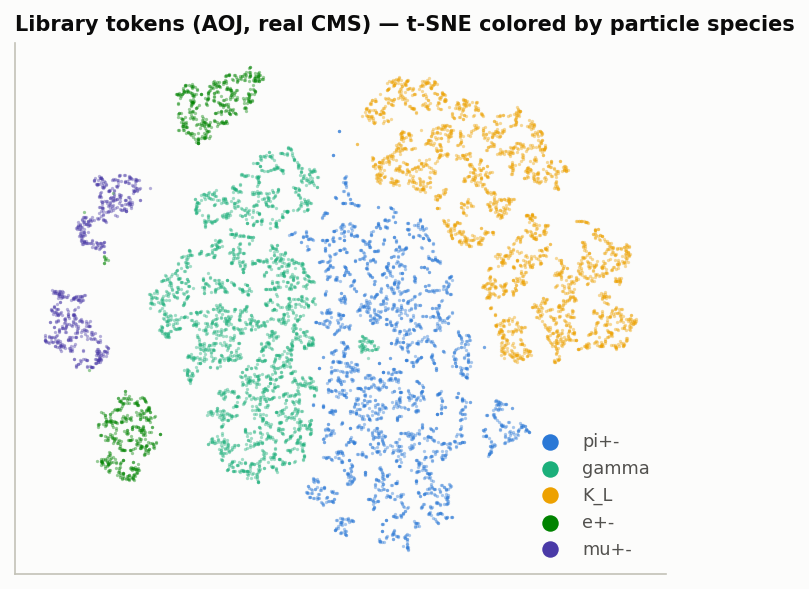
#> input picture benchmarks/figures/library_pid_islands.png, 809 x 589 px
$ python make_slides_pdf.py
#> lines starting #> are read from the running program, lines starting #| are printed output that depends on the picture
"""Render the Particle-Library slide deck to a landscape 16:9 PDF (matplotlib).

Reliable, dependency-free (no browser/network): one figure per slide, the three
campaign plots embedded, the deck's "event-display" identity on a light ground.
"""
import textwrap
import matplotlib
matplotlib.use("Agg")
import matplotlib.pyplot as plt
from matplotlib.backends.backend_pdf import PdfPages
from matplotlib.patches import FancyBboxPatch, Rectangle
from matplotlib import image as mpimg

# ---- palette (light, print-friendly) + type ----
PAPER="#ffffff"; SURF="#f5f8fa"; INK="#141b24"; INKS="#38444f"
MUT="#6b7883"; FAINT="#9aa7b2"; LINE="#d8dfe5"
SIGNAL="#0e9e78"; AMBER="#a9761a"; NEG="#cf3b3f"; POS=SIGNAL
SER="DejaVu Serif"; SANS="DejaVu Sans"; MONO="DejaVu Sans Mono"
from pathlib import Path as _P
_REPO=_P(__file__).resolve().parent.parent
FIG=str(_REPO/"benchmarks"/"figures"); OUT=str(_REPO/"docs"/"particle_library_slides.pdf")
plt.rcParams.update({"pdf.fonttype":42,"font.family":SANS})

def emit(fig):
    pdf.savefig(fig,facecolor=PAPER); plt.close(fig)

def slide(n, total=16, dark_tick=SIGNAL):
    fig=plt.figure(figsize=(13.333,7.5), dpi=200, facecolor=PAPER)
    ax=fig.add_axes([0,0,1,1]); ax.set_xlim(0,1); ax.set_ylim(0,1); ax.axis("off")
    ax.add_patch(Rectangle((0,0),1,1,color=PAPER,zorder=-5))
    ax.add_patch(Rectangle((0.06,0.895),0.032,0.006,color=dark_tick,zorder=2))  # accent tick
    ax.plot([0.06,0.94],[0.072,0.072],color=LINE,lw=0.8)                        # footer rule
    ax.text(0.06,0.045,"The Particle Library  ·  heptokens",family=MONO,fontsize=8.5,
            color=FAINT,va="center")
    ax.text(0.94,0.045,f"{n:02d} / {total:02d}",family=MONO,fontsize=8.5,color=MUT,
            va="center",ha="right")
    return fig,ax

def eyebrow(ax,t,color=SIGNAL):
    ax.text(0.06,0.855,t.upper(),family=MONO,fontsize=11,color=color,va="center",
            fontweight="bold")
def title(ax,t,y=0.75,size=33):
    fig=ax.figure
    txt=ax.text(0.06,y,t,family=SER,fontsize=size,color=INK,va="top",fontweight="bold")
    fig.canvas.draw()                         # measure the rendered width...
    maxw=(0.94-0.06)*fig.bbox.width
    w=txt.get_window_extent().width
    if w>maxw: txt.set_fontsize(size*maxw/w*0.98)   # ...and shrink to fit the margin
    return txt
def body(ax,t,y,size=16.5,color=INKS,width=74,x=0.06,lh=1.5,ha="left"):
    ax.text(x,y,textwrap.fill(t,width=width),family=SANS,fontsize=size,color=color,
            va="top",ha=ha,linespacing=lh)

def pole(ax,x,w,k,v,lines=None,arrow=None,arrow_color=POS,accent=SIGNAL,y=0.30,h=0.34):
    ax.add_patch(FancyBboxPatch((x,y),w,h,boxstyle="round,pad=0.008,rounding_size=0.02",
        linewidth=1,edgecolor=LINE,facecolor=SURF,mutation_aspect=13.333/7.5,zorder=1))
    ax.add_patch(Rectangle((x,y+0.02),0.006,h-0.04,color=accent,zorder=2))
    cx=x+0.03
    ax.text(cx,y+h-0.05,k.upper(),family=MONO,fontsize=10.5,color=MUT,va="top")
    ax.text(cx,y+h-0.115,v,family=SER,fontsize=19,color=INK,va="top",fontweight="bold")
    if arrow:
        ax.text(x+w/2,y+h*0.40,arrow,family=MONO,fontsize=30,color=arrow_color,
                va="center",ha="center",fontweight="bold")
    if lines:
        yy=y+h-0.185
        for ln,col in lines:
            ax.text(cx,yy,"•  "+ln,family=SANS,fontsize=13.5,color=col,va="top")
            yy-=0.052

def plot_slide(pdf,n,eyeb,imgfile,caption):
    fig,ax=slide(n); eyebrow(ax,eyeb)
    img=mpimg.imread(f"{FIG}/{imgfile}"); ih,iw=img.shape[0],img.shape[1]; ar=iw/ih
    # fit the image into the content box preserving its *physical* aspect
    # (page is 13.333x7.5 in, so 1 x-unit = 13.333in, 1 y-unit = 7.5in)
    bx0,by0,bw,bh=0.10,0.17,0.80,0.60
    if (bw/bh)*(13.333/7.5)>ar: ah=bh; aw=bh*ar*7.5/13.333       # fit height
    else: aw=bw; ah=bw/ar*13.333/7.5                            # fit width
    axx=bx0+(bw-aw)/2; axy=by0+(bh-ah)/2
    ax.add_patch(FancyBboxPatch((axx-0.012,axy-0.016),aw+0.024,ah+0.032,
        boxstyle="round,pad=0,rounding_size=0.02",linewidth=1,edgecolor=LINE,
        facecolor="#ffffff",mutation_aspect=13.333/7.5,zorder=1))
    iax=fig.add_axes([axx,axy,aw,ah]); iax.imshow(img); iax.axis("off"); iax.set_zorder(2)
    ax.text(0.5,by0-0.035,textwrap.fill(caption,width=100),family=SANS,fontsize=11.5,
            color=MUT,va="top",ha="center",linespacing=1.4)
    emit(fig)

with PdfPages(OUT) as pdf:
    # 1 — title
    fig,ax=slide(1)
    ax.text(0.06,0.80,"heptokens · particle-library tokenizer · real CMS data".upper(),
            family=MONO,fontsize=11,color=SIGNAL,va="center",fontweight="bold")
    ax.text(0.06,0.63,"The Particle Library",family=SER,fontsize=62,color=INK,va="center",
            fontweight="bold")
    ax.text(0.06,0.45,"A physics-defined token for AI-ready HEP datasets —",family=SER,
            fontsize=23,color=INKS,va="center",fontstyle="italic")
    ax.text(0.06,0.40,"five campaigns, one criterion.",family=SER,fontsize=23,color=INKS,
            va="center",fontstyle="italic")
    # faint eta-phi dot motif, right side
    import numpy as np; rng=np.random.default_rng(3)
    for gx,gy,c in [(0.85,0.60,SIGNAL),(0.90,0.43,AMBER),(0.83,0.30,SIGNAL),(0.88,0.67,MUT)]:
        for _ in range(9):
            a=rng.random()*6.28; r=rng.random()**0.6*0.035
            ax.add_patch(plt.Circle((gx+np.cos(a)*r,gy+np.sin(a)*r*1.6),0.006,
                color=c,alpha=0.5,zorder=0))
    emit(fig)

    # 2 — problem
    fig,ax=slide(2); eyebrow(ax,"the problem"); title(ax,"Ship tokens, not particle-flow candidates")
    body(ax,"CMS and ATLAS reconstruct particles that outside groups can't access — yet those groups "
            "want to train foundation models on the events. Publish a per-constituent token as the "
            "shareable artifact and the consumer never needs the reconstruction.",0.60,width=78)
    body(ax,"The token is the release interface — versioned by dimension, preprocessing hash, and "
            "checkpoint.",0.36,size=15,color=MUT,width=70)
    emit(fig)

    # 3 — the idea / criterion
    fig,ax=slide(3); eyebrow(ax,"the idea"); title(ax,"Define the metric in physics, not augmentations")
    ax.add_patch(FancyBboxPatch((0.06,0.34),0.62,0.30,boxstyle="round,pad=0.01,rounding_size=0.02",
        linewidth=1,edgecolor=LINE,facecolor=SURF,mutation_aspect=13.333/7.5,zorder=1))
    ax.add_patch(Rectangle((0.06,0.36),0.006,0.26,color=SIGNAL,zorder=2))
    body(ax,"Same PID, same charge, similar pT (ΔpT ≤ 10%) and same detector region "
            "(|Δη|, |Δφ| ≤ 0.1) → positives. Everything else is pushed away.",0.585,size=19,
            color=INK,width=48,x=0.10)
    body(ax,"Explicit, auditable, versionable — and computable on any experiment's particles, so "
            "cross-detector alignment can fall out of mixed batches.",0.27,size=14.5,color=MUT,width=82)
    emit(fig)

    # 4 — achieved big number
    fig,ax=slide(4); eyebrow(ax,"campaign 1 · achieved")
    title(ax,"The criterion is achieved on real CMS data")
    ax.text(0.06,0.44,"0.9992",family=MONO,fontsize=118,color=POS,va="center",fontweight="bold")
    body(ax,"criterion recall@8 — of an anchor's available same-PID/charge/pT/region partners, the "
            "fraction ranked in its top-8. A 20× reduction in retrieval misses vs the untrained "
            "hand-crafted null.",0.24,size=15,color=MUT,width=88)
    emit(fig)

    # 5 — plot islands
    plot_slide(pdf,5,"campaign 1 · species map","library_pid_islands.png",
        "t-SNE of library tokens, real CMS. π, γ, K_L, e, μ separate cleanly with kinematic "
        "substructure inside each island — the species structure is metric, not linear.")
#> in plot_slide, img is the input picture: shape (589, 809, 4) float32; mean R, G, B, A 0.946, 0.957, 0.937, 1

    # 6 — context-free
    fig,ax=slide(6); eyebrow(ax,"campaign 1 · the pivotal call"); title(ax,"Context-free was decisive")
    ax.text(0.06,0.50,"context transformer 0.052",family=MONO,fontsize=25,color=MUT,va="center")
    ax.text(0.06,0.41,"→   MLP 0.9992",family=MONO,fontsize=40,color=POS,va="center",fontweight="bold")
    body(ax,"A jet-context encoder makes the same particle embed differently in different events — "
            "which destroys the library property that cross-experiment alignment needs. The token "
            "must be a function of one particle.",0.27,size=15,color=MUT,width=88)
    emit(fig)

    # 7 — complementary (two poles)
    fig,ax=slide(7); eyebrow(ax,"campaign 2 · library vs VQ-VAE")
    title(ax,"Complementary, not competing",size=31)
    pole(ax,0.06,0.42,"Physics library","owns the criterion",
         lines=[("recall@8  0.9991",INKS),("~80× fewer retrieval misses",INKS),("species structure is metric",MUT)],
         accent=SIGNAL)
    pole(ax,0.52,0.42,"Reconstruction VQ","owns the information",
         lines=[("within-PID pT R²  0.97",INKS),("PID / charge linearly decodable",INKS),("27 bits, faithful",MUT)],
         accent=AMBER)
    body(ax,"Geometry and information are two axes — and there's no downstream cost: library tokens "
            "probe at the raw-feature ceiling (0.744 acc / 0.931 AUC).",0.20,size=14,color=MUT,width=92)
    emit(fig)

    # 8 — plot pareto
    plot_slide(pdf,8,"campaign 3 · the frontier","library_pareto.png",
        "Organization vs information. The hybrid weight traces the frontier toward the shaded "
        "'both at once' corner but never reaches it — so recon_weight is a release dial, not a solved optimum.")
#> call 2 of plot_slide, with n = 8, eyeb = 'campaign 3 · the frontier', imgfile = 'library_pareto.png'
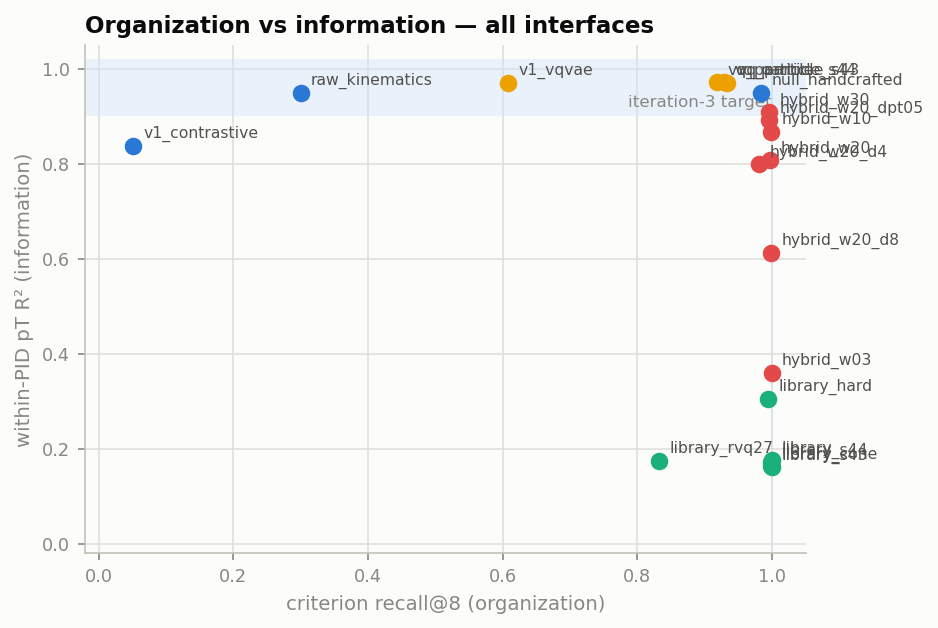
#> input picture benchmarks/figures/library_pareto.png, 938 x 628 px
#> in plot_slide, img is the input picture: shape (628, 938, 4) float32; mean R, G, B, A 0.967, 0.968, 0.955, 1

    # 9 — halves for free
    fig,ax=slide(9); eyebrow(ax,"campaign 3 · a free win"); title(ax,"The token halves for free")
    ax.text(0.06,0.44,"16-D  →  8-D",family=MONO,fontsize=58,color=POS,va="center",fontweight="bold")
    body(ax,"Compressing the token raised criterion recall (0.9968 → 0.9982) and PID purity "
            "(0.918 → 0.987). The 16-D token was larger than its 5-column input; the criterion never "
            "needed the extra dimensions.",0.26,size=15,color=MUT,width=88)
    emit(fig)

    # 10 — C4 negative (two poles)
    fig,ax=slide(10); eyebrow(ax,"campaign 4 · robust negative",color=NEG)
    title(ax,"Don't quantize the criterion — shrink the token",size=29)
    pole(ax,0.06,0.42,"Criterion-shaped VQ","fails",
         lines=[("recall 0.772  vs plain VQ 0.927",NEG),("kernel spreads to 15+ dims",MUT),("quantization can't hold it",MUT)],
         accent=NEG)
    pole(ax,0.52,0.42,"Low-dim continuous","works",
         lines=[("dim-6 = 96 bits, recall 0.9996",POS),("pT R² rises 0.18 → 0.74",INKS),("granularity beats bit-count",MUT)],
         accent=SIGNAL)
    emit(fig)

    # 11 — plot rate
    plot_slide(pdf,11,"campaign 4 · compression","library_rate.png",
        "Recall@8 vs release rate (bits/particle, log scale). Every token on one axis; the dotted "
        "line is the ~50-bit raw particle. Triangles mark the context-aware attention encoder.")
#> call 3 of plot_slide, with n = 11, eyeb = 'campaign 4 · compression', imgfile = 'library_rate.png'
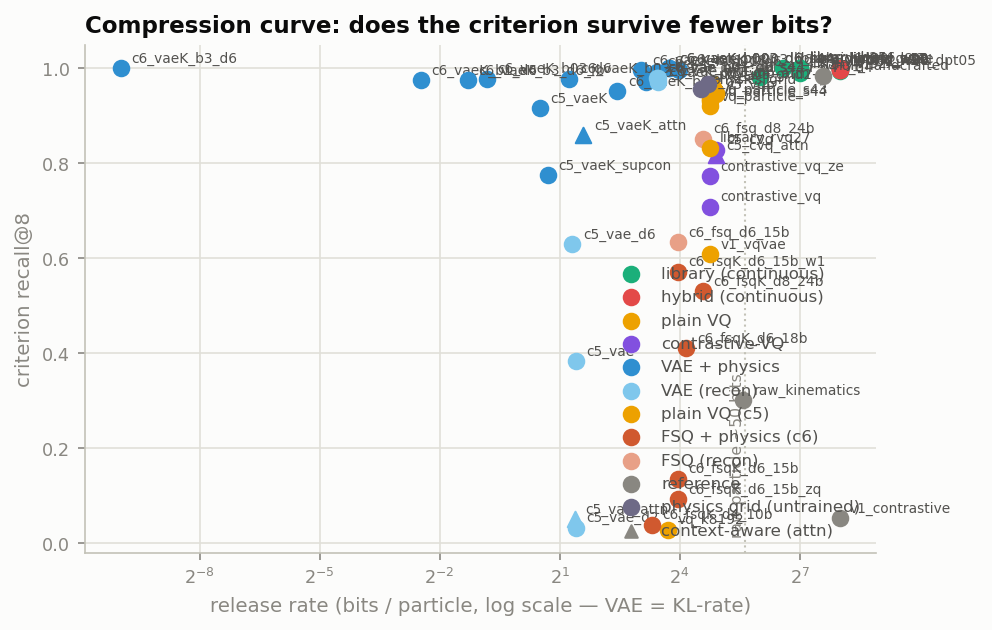
#> input picture benchmarks/figures/library_rate.png, 992 x 630 px
#> in plot_slide, img is the input picture: shape (630, 992, 4) float32; mean R, G, B, A 0.953, 0.952, 0.938, 1

    # 12 — 2x2x2 setup
    fig,ax=slide(12); eyebrow(ax,"campaign 5 · a clean 2×2×2"); title(ax,"Put every choice on one axis")
    body(ax,"Bottleneck {VAE continuous · VQ discrete} × objective {reconstruction · + physics term} "
            "× encoder {context-free MLP · context-aware attention} — everything else matched, all on "
            "one bits axis (the VAE's rate read from its KL).",0.58,size=17,width=76)
    body(ax,"Which of the three choices actually decides the token?",0.34,size=15,color=MUT,width=70)
    emit(fig)
#> in emit (call 12), `pdf.savefig(fig, facecolor=PAPER)`:
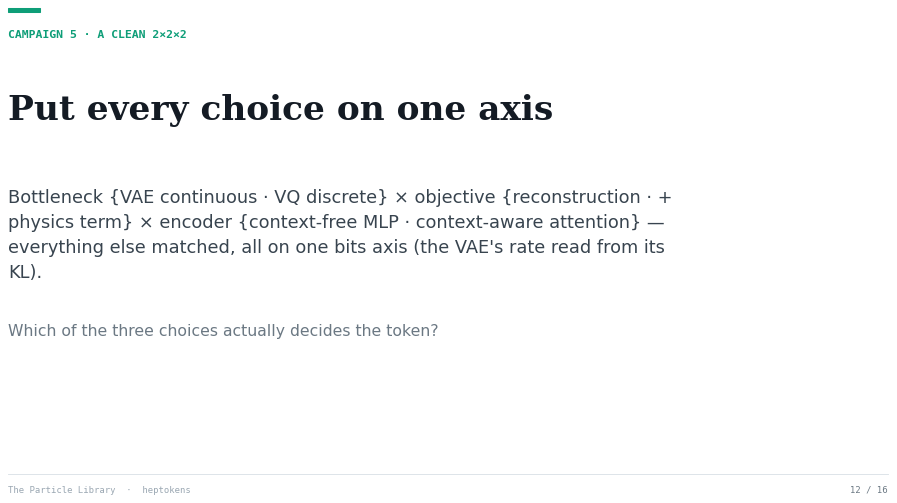
#> figure drawn by matplotlib, 1 panel

    # 13 — placement decisive
    fig,ax=slide(13); eyebrow(ax,"campaign 5 · the answer"); title(ax,"Placement is decisive")
    pole(ax,0.06,0.42,"Physics term on VAE latent","",arrow="0.383 → 0.916",arrow_color=POS,accent=SIGNAL)
    ax.text(0.09,0.335,"smooth mean → clean gradient → it works",family=SANS,fontsize=12.5,color=MUT,va="center")
    pole(ax,0.52,0.42,"Same term on VQ codebook","",arrow="0.945 → 0.827",arrow_color=NEG,accent=NEG)
    ax.text(0.55,0.335,"straight-through + EMA → it hurts",family=SANS,fontsize=12.5,color=MUT,va="center")
    body(ax,"Same term, opposite sign. And the contrastive VAE reaches recall 0.916 at ~1.4 bits — "
            "sub-raw and criterion-strong.",0.20,size=14,color=MUT,width=92)
    emit(fig)
#> in emit (call 13), `pdf.savefig(fig, facecolor=PAPER)`:
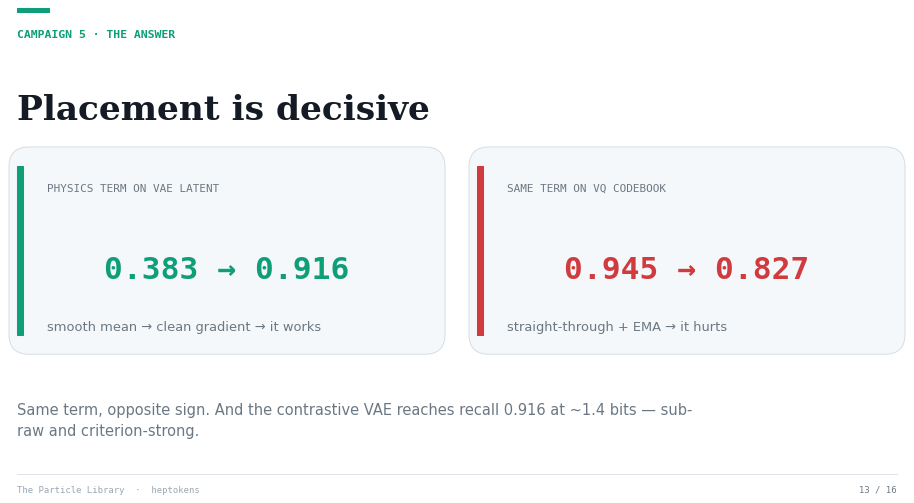
#> figure drawn by matplotlib, 1 panel

    # 14 — context asymmetric
    fig,ax=slide(14); eyebrow(ax,"campaign 5 · context"); title(ax,"Attention is an asymmetric trade")
    pole(ax,0.06,0.42,"Low-rate VAE + attention","",arrow="0.383 → 0.051",arrow_color=NEG,accent=NEG)
    ax.text(0.09,0.335,"context crowds out the criterion",family=SANS,fontsize=12.5,color=MUT,va="center")
    pole(ax,0.52,0.42,"High-rate VQ + attention","",arrow="0.945 → 0.967",arrow_color=POS,accent=SIGNAL)
    ax.text(0.55,0.335,"it can afford both",family=SANS,fontsize=12.5,color=MUT,va="center")
    body(ax,"Context buys jet information — but folds the jet environment into the per-particle code. "
            "Only a high-rate token affords both context and criterion.",0.20,size=14,color=MUT,width=92)
    emit(fig)
#> in emit (call 14), `pdf.savefig(fig, facecolor=PAPER)`:
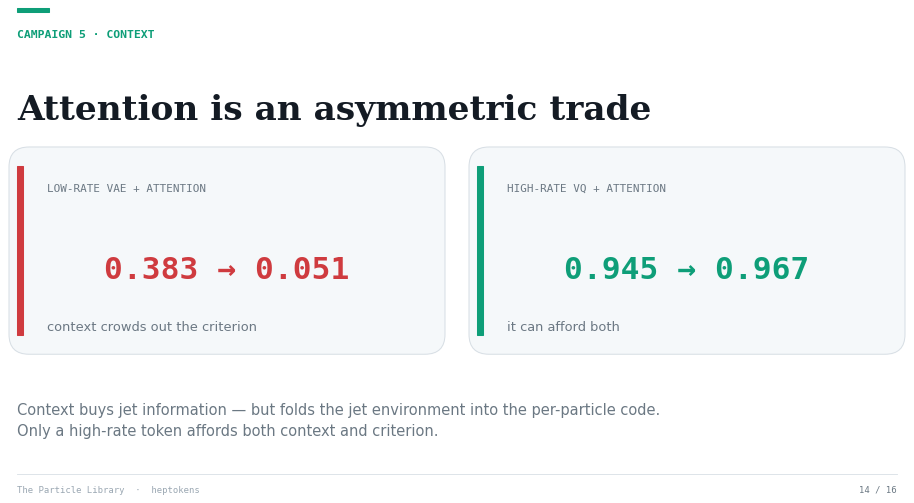
#> figure drawn by matplotlib, 1 panel

    # 15 — synthesis takeaways
    fig,ax=slide(15); eyebrow(ax,"synthesis"); title(ax,"What five campaigns establish")
    items=[("01","State the metric explicitly","physics criterion beats an implicit augmentation metric."),
           ("02","Keep the encoder context-free","the same particle, the same token, everywhere."),
           ("03","Geometry ≠ information","a controllable frontier, not one optimum."),
           ("04","Compress the continuous token","don't force the criterion through a codebook."),
           ("05","Placement and rate decide","not the architecture.")]
    yy=0.64
    for n_,h_,s_ in items:
        ax.text(0.07,yy,n_,family=MONO,fontsize=16,color=SIGNAL,va="top",fontweight="bold")
        ax.text(0.115,yy,h_,family=SANS,fontsize=16.5,color=INK,va="top",fontweight="bold")
        ax.text(0.115,yy-0.040,s_,family=SANS,fontsize=13.5,color=MUT,va="top")
        yy-=0.108
    emit(fig)
#> in emit (call 15), `pdf.savefig(fig, facecolor=PAPER)`:
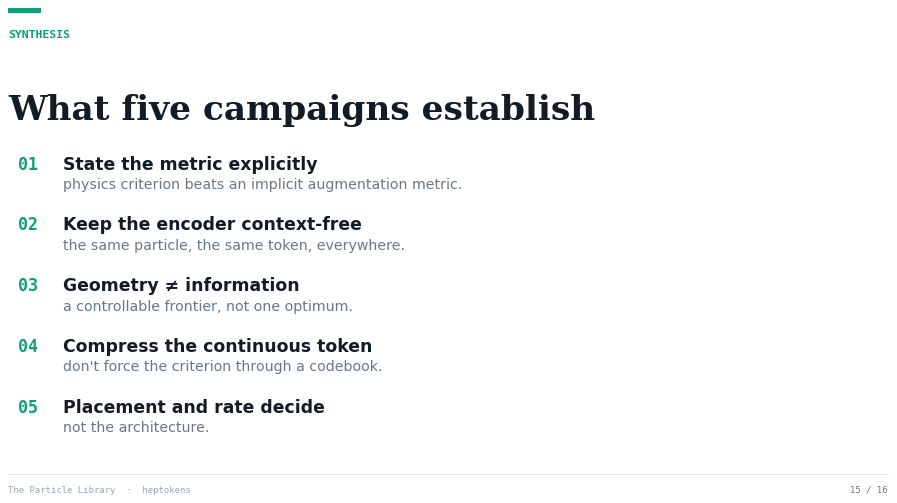
#> figure drawn by matplotlib, 1 panel

    # 16 — frontier
    fig,ax=slide(16); eyebrow(ax,"frontier"); title(ax,"Where this points next")
    ax.add_patch(FancyBboxPatch((0.06,0.46),0.62,0.18,boxstyle="round,pad=0.008,rounding_size=0.02",
        linewidth=1,edgecolor=LINE,facecolor=SURF,mutation_aspect=13.333/7.5,zorder=1))
    ax.add_patch(Rectangle((0.06,0.48),0.006,0.14,color=NEG,zorder=2))
    ax.text(0.09,0.605,"DATA-BLOCKED",family=MONO,fontsize=10.5,color=NEG,va="top")
    ax.text(0.09,0.565,"Cross-experiment invariance",family=SER,fontsize=17,color=INK,va="top",fontweight="bold")
    ax.text(0.09,0.515,"CMS + ATLAS in mixed batches — the north star; needs a second-detector sample.",
            family=SANS,fontsize=13,color=MUT,va="top")
    ax.add_patch(FancyBboxPatch((0.06,0.24),0.62,0.18,boxstyle="round,pad=0.008,rounding_size=0.02",
        linewidth=1,edgecolor=LINE,facecolor=SURF,mutation_aspect=13.333/7.5,zorder=1))
    ax.add_patch(Rectangle((0.06,0.26),0.006,0.14,color=SIGNAL,zorder=2))
    ax.text(0.09,0.385,"RUNS TODAY",family=MONO,fontsize=10.5,color=SIGNAL,va="top")
    ax.text(0.09,0.345,"Downstream FM probe  ·  rate-matched VAE ↔ VQ",family=SER,fontsize=17,color=INK,va="top",fontweight="bold")
    ax.text(0.09,0.295,"Train a backbone on the exported tokens; β-sweep the VAE to a 30-bit point.",
            family=SANS,fontsize=13,color=MUT,va="top")
    ax.text(0.06,0.16,"The token to release is a stated choice along sub-raw · faithful · criterion —",
            family=SER,fontsize=14.5,color=INKS,va="center",fontstyle="italic")
    ax.text(0.06,0.125,"which is exactly why the criterion is written down.",family=SER,fontsize=14.5,
            color=INKS,va="center",fontstyle="italic")
    emit(fig)
#> in emit (call 16), `pdf.savefig(fig, facecolor=PAPER)`:
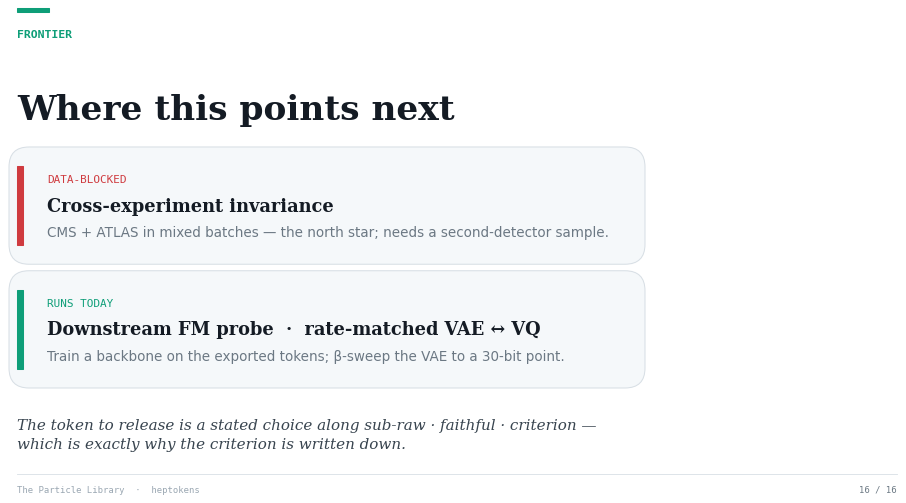
#> figure drawn by matplotlib, 1 panel

    d=pdf.infodict(); d["Title"]="The Particle Library — Slides"
    d["Author"]="heptokens"; d["Subject"]="Physics-defined tokenizer — five campaigns on real CMS data"

print("wrote", OUT)
